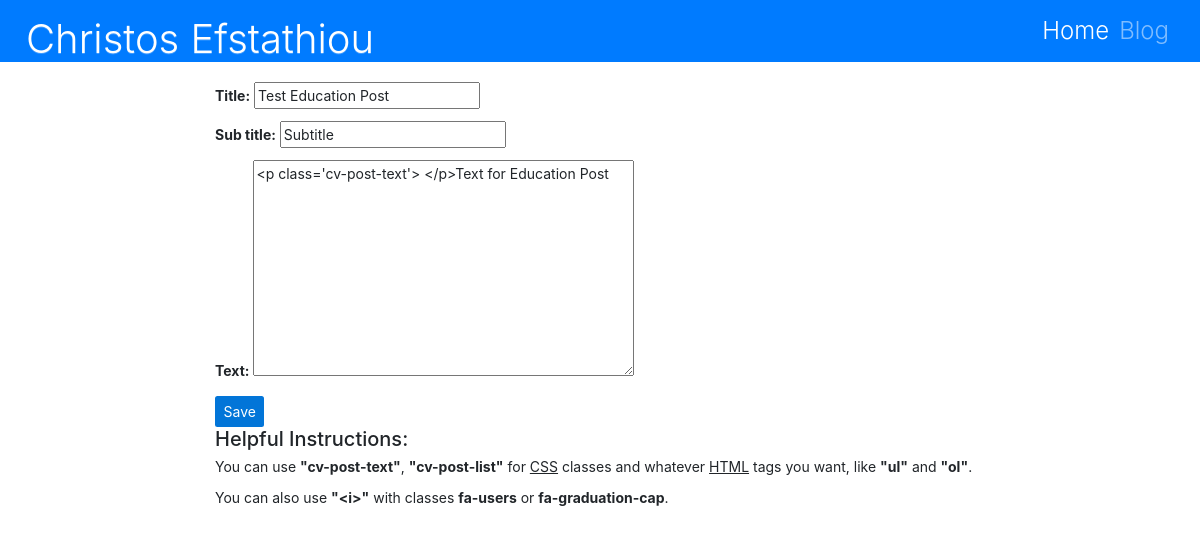
The page /cv_post_edit/Education/66/ (signed in) on the database its author committed.
### cv/models.py (models this page shows, shortened)
class CVPost(models.Model):
    title = models.CharField(max_length=100)
    text = models.TextField(default="<p class='cv-post-text'> </p>")

class EducationPost(CVPost):
    sub_title = models.CharField(max_length=100)

### cv/views.py (the view)
# urls.py: path('cv_post_edit/<str:category>/<int:pk>/', views.cv_post_edit, name='cv_post_edit'),
@staff_member_required
def cv_post_edit(request, category, pk):
    form_class = get_form_class(category)
    post = get_object_or_404(get_post_class(category), pk=pk)
    if request.method == "POST":
        form = form_class(request.POST, request.FILES, instance=post)
        if form.is_valid():
            post = form.save(commit=False)
            post.save()
            return redirect('home_page')
    else:
        form = form_class(instance=post)
    return render(request, 'cv/cv_post_edit.html', {'form': form})

### cv/forms.py
class EducationPostForm(CVPostForm):
    class Meta(CVPostForm.Meta):
        model = EducationPost
        fields = CVPostForm.Meta.fields + ('sub_title',)
    field_order = ('title', 'sub_title', 'text')

### cv/views.py (called while the page is built)
def get_form_class(category):
    switcher = {
        'Education' : EducationPostForm,
        'Work' : WorkPostForm,
        'Achievement' : AchievementPostForm,
        'Qualification' : QualificationPostForm,
        'Skill' : SkillPostForm,
        'Interest' : InterestPostForm,
        'Project' : ProjectPostForm,
        'Add_Activities' : AddActivitiesPostForm,
    }
    return switcher.get(category, "Invalid category")

def get_post_class(category):
    switcher = {
        'Education' : EducationPost,
        'Work' : WorkPost,
        'Achievement' : AchievementPost,
        'Qualification' : QualificationPost,
        'Skill' : SkillPost,
        'Interest' : InterestPost,
        'Project' : ProjectPost,
        'Add_Activities' : AddActivitiesPost,
    }
    return switcher.get(category, "Invalid category")

### cv/templates/cv/cv_post_edit.html (shortened to what this page needs)
{% extends 'cv/cv_base.html' %}
{% load static %}
{% block content %}
    <form method="post" enctype="multipart/form-data" class="cv-form">
        {{ form.as_p }}
        <button type="submit" class="btn submit-text submit-btn">Save</button>
        <h2>Helpful Instructions:</h2>
            <p>You can use <strong>"cv-post-text"</strong>, <strong>"cv-post-list"</strong>
             for <u>CSS</u> classes and whatever <u>HTML</u> tags you want, like <strong>"ul"</strong> and <strong>"ol"</strong>.</p>
            <p>You can also use <strong>"&lti&gt"</strong> with classes <strong>fa-users</strong> or <strong>fa-graduation-cap</strong>.</p>
    </form>
{% endblock %}

### static/css/base.css (style rules this page uses)
.submit-btn { background-color: #0275d8; color: white; }
.submit-text { font-size: 14px; }
.form-control, .post-form, .cv-form { font-size: 14px; margin-top: 20px; }

### cv/static/cv/css/cv.css (style rules this page uses)
.div-scrollspy { position: relative; }

### rows shown on the page
CVPost: title "Test Education Post", text "<p class='cv-post-text'> </p>Text for Education Post"
EducationPost: sub_title "Subtitle"
